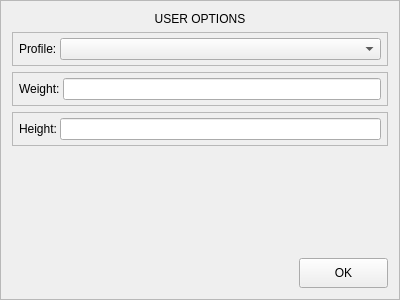
<?xml version="1.0" encoding="UTF-8"?>
<ui version="4.0">
 <class>UserOptionsWindow</class>
 <widget class="QFrame" name="UserOptionsWindow">
  <property name="geometry">
   <rect>
    <x>0</x>
    <y>0</y>
    <width>400</width>
    <height>300</height>
   </rect>
  </property>
  <property name="windowTitle">
   <string>Frame</string>
  </property>
  <property name="frameShape">
   <enum>QFrame::StyledPanel</enum>
  </property>
  <property name="frameShadow">
   <enum>QFrame::Raised</enum>
  </property>
  <layout class="QGridLayout" name="gridLayout">
   <item row="0" column="0" colspan="4">
    <widget class="QLabel" name="userOptionsLabel">
     <property name="text">
      <string>USER OPTIONS</string>
     </property>
     <property name="alignment">
      <set>Qt::AlignCenter</set>
     </property>
    </widget>
   </item>
   <item row="2" column="0" colspan="4">
    <widget class="QFrame" name="profileFrame">
     <property name="frameShape">
      <enum>QFrame::StyledPanel</enum>
     </property>
     <property name="frameShadow">
      <enum>QFrame::Raised</enum>
     </property>
     <layout class="QHBoxLayout" name="horizontalLayout_2">
      <property name="spacing">
       <number>3</number>
      </property>
      <property name="leftMargin">
       <number>6</number>
      </property>
      <property name="topMargin">
       <number>5</number>
      </property>
      <property name="rightMargin">
       <number>6</number>
      </property>
      <property name="bottomMargin">
       <number>5</number>
      </property>
      <item>
       <widget class="QLabel" name="profileLabel">
        <property name="text">
         <string>Profile:</string>
        </property>
       </widget>
      </item>
      <item>
       <widget class="QComboBox" name="profileComboBox">
        <property name="sizePolicy">
         <sizepolicy hsizetype="Expanding" vsizetype="Fixed">
          <horstretch>0</horstretch>
          <verstretch>0</verstretch>
         </sizepolicy>
        </property>
       </widget>
      </item>
     </layout>
    </widget>
   </item>
   <item row="3" column="0" colspan="4">
    <widget class="QFrame" name="weightFrame">
     <property name="frameShape">
      <enum>QFrame::StyledPanel</enum>
     </property>
     <property name="frameShadow">
      <enum>QFrame::Raised</enum>
     </property>
     <layout class="QHBoxLayout" name="horizontalLayout_3">
      <property name="spacing">
       <number>3</number>
      </property>
      <property name="leftMargin">
       <number>6</number>
      </property>
      <property name="topMargin">
       <number>5</number>
      </property>
      <property name="rightMargin">
       <number>6</number>
      </property>
      <property name="bottomMargin">
       <number>5</number>
      </property>
      <item>
       <widget class="QLabel" name="weightLabel">
        <property name="text">
         <string>Weight:</string>
        </property>
       </widget>
      </item>
      <item>
       <widget class="TLineEdit" name="weightLineEdit"/>
      </item>
     </layout>
    </widget>
   </item>
   <item row="4" column="0" colspan="4">
    <widget class="QFrame" name="heightFrame">
     <property name="frameShape">
      <enum>QFrame::StyledPanel</enum>
     </property>
     <property name="frameShadow">
      <enum>QFrame::Raised</enum>
     </property>
     <layout class="QHBoxLayout" name="horizontalLayout_4">
      <property name="spacing">
       <number>3</number>
      </property>
      <property name="leftMargin">
       <number>6</number>
      </property>
      <property name="topMargin">
       <number>5</number>
      </property>
      <property name="rightMargin">
       <number>6</number>
      </property>
      <property name="bottomMargin">
       <number>5</number>
      </property>
      <item>
       <widget class="QLabel" name="heightLabel">
        <property name="text">
         <string>Height:</string>
        </property>
       </widget>
      </item>
      <item>
       <widget class="TLineEdit" name="heightLineEdit"/>
      </item>
     </layout>
    </widget>
   </item>
   <item row="5" column="0" colspan="3">
    <spacer name="verticalSpacer">
     <property name="orientation">
      <enum>Qt::Vertical</enum>
     </property>
     <property name="sizeHint" stdset="0">
      <size>
       <width>184</width>
       <height>115</height>
      </size>
     </property>
    </spacer>
   </item>
   <item row="6" column="3">
    <widget class="QPushButton" name="okButton">
     <property name="minimumSize">
      <size>
       <width>0</width>
       <height>30</height>
      </size>
     </property>
     <property name="text">
      <string>OK</string>
     </property>
    </widget>
   </item>
  </layout>
 </widget>
 <customwidgets>
  <customwidget>
   <class>TLineEdit</class>
   <extends>QLineEdit</extends>
   <header>tlineedit.h</header>
  </customwidget>
 </customwidgets>
 <resources/>
 <connections/>
</ui>
